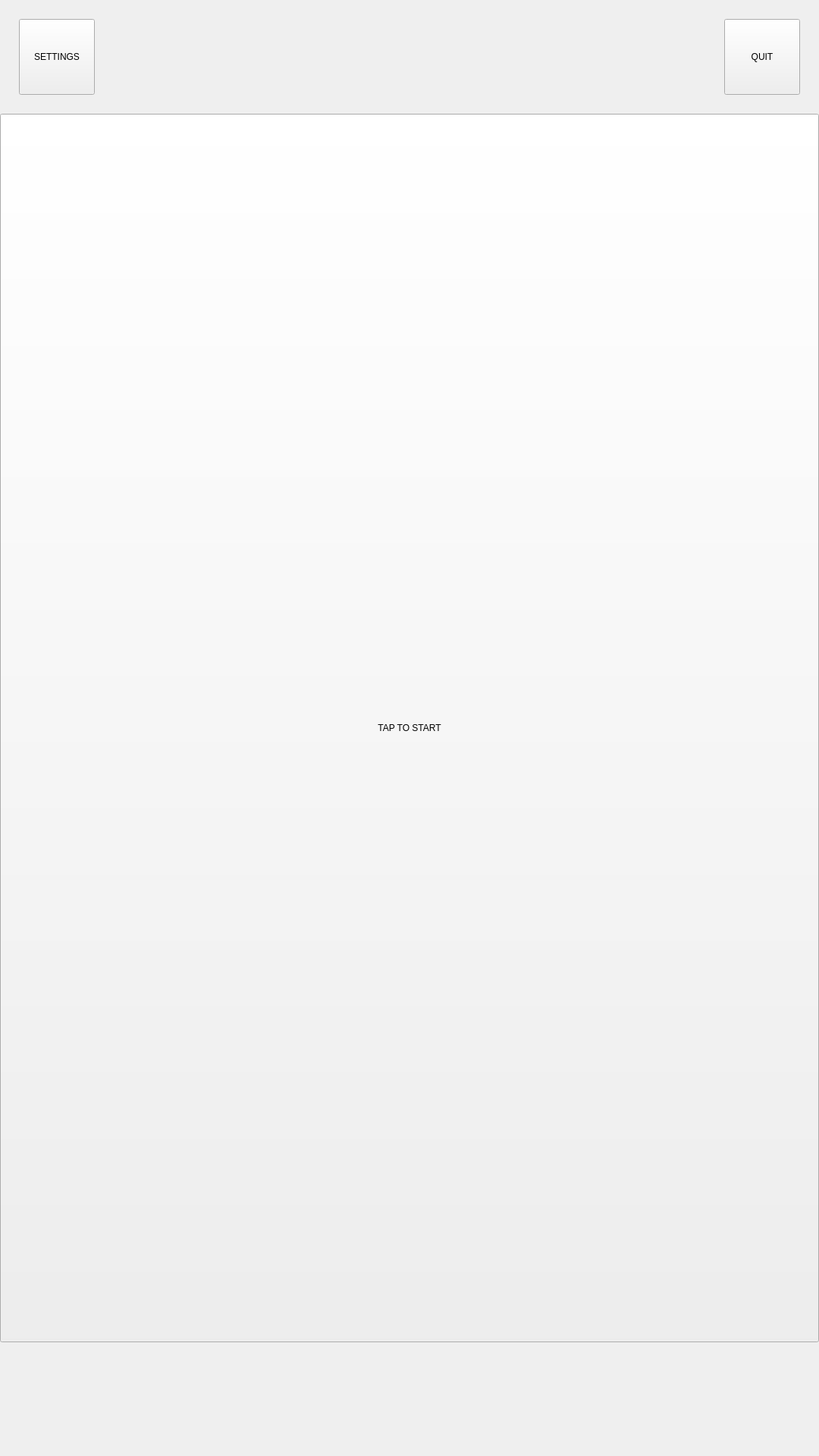
<?xml version="1.0" encoding="UTF-8"?>
<ui version="4.0">
 <class>Start_View</class>
 <widget class="QWidget" name="Start_View">
  <property name="geometry">
   <rect>
    <x>0</x>
    <y>0</y>
    <width>1080</width>
    <height>1920</height>
   </rect>
  </property>
  <property name="windowTitle">
   <string>Form</string>
  </property>
  <widget class="QPushButton" name="start_button">
   <property name="geometry">
    <rect>
     <x>0</x>
     <y>150</y>
     <width>1080</width>
     <height>1620</height>
    </rect>
   </property>
   <property name="text">
    <string>TAP TO START</string>
   </property>
  </widget>
  <widget class="QPushButton" name="settings_button">
   <property name="geometry">
    <rect>
     <x>25</x>
     <y>25</y>
     <width>100</width>
     <height>100</height>
    </rect>
   </property>
   <property name="text">
    <string>SETTINGS</string>
   </property>
  </widget>
  <widget class="QPushButton" name="quit_button">
   <property name="geometry">
    <rect>
     <x>955</x>
     <y>25</y>
     <width>100</width>
     <height>100</height>
    </rect>
   </property>
   <property name="text">
    <string>QUIT</string>
   </property>
  </widget>
 </widget>
 <resources/>
 <connections/>
</ui>
